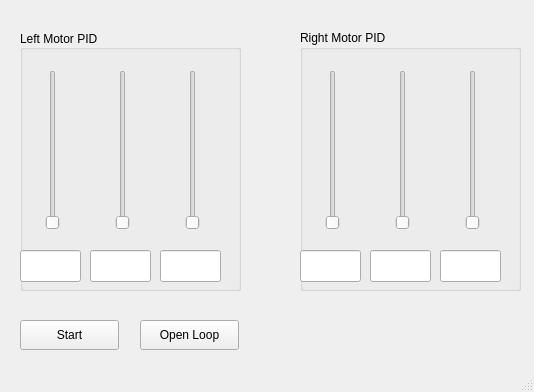
<?xml version="1.0" encoding="UTF-8"?>
<ui version="4.0">
 <class>MainWindow</class>
 <widget class="QMainWindow" name="MainWindow">
  <property name="geometry">
   <rect>
    <x>0</x>
    <y>0</y>
    <width>534</width>
    <height>392</height>
   </rect>
  </property>
  <property name="windowTitle">
   <string>MainWindow</string>
  </property>
  <widget class="QWidget" name="centralWidget">
   <widget class="QPushButton" name="buttonStart">
    <property name="geometry">
     <rect>
      <x>20</x>
      <y>320</y>
      <width>99</width>
      <height>30</height>
     </rect>
    </property>
    <property name="text">
     <string>Start</string>
    </property>
   </widget>
   <widget class="QGroupBox" name="LeftMotorPID">
    <property name="geometry">
     <rect>
      <x>20</x>
      <y>30</y>
      <width>221</width>
      <height>261</height>
     </rect>
    </property>
    <property name="title">
     <string>Left Motor PID</string>
    </property>
    <property name="alignment">
     <set>Qt::AlignLeading|Qt::AlignLeft|Qt::AlignVCenter</set>
    </property>
    <widget class="QLineEdit" name="LDedit">
     <property name="geometry">
      <rect>
       <x>140</x>
       <y>220</y>
       <width>61</width>
       <height>32</height>
      </rect>
     </property>
     <property name="alignment">
      <set>Qt::AlignRight|Qt::AlignTop|Qt::AlignTrailing</set>
     </property>
     <property name="readOnly">
      <bool>true</bool>
     </property>
    </widget>
    <widget class="QSlider" name="LIslider">
     <property name="geometry">
      <rect>
       <x>90</x>
       <y>40</y>
       <width>26</width>
       <height>160</height>
      </rect>
     </property>
     <property name="orientation">
      <enum>Qt::Vertical</enum>
     </property>
    </widget>
    <widget class="QSlider" name="LPslider">
     <property name="geometry">
      <rect>
       <x>20</x>
       <y>40</y>
       <width>26</width>
       <height>160</height>
      </rect>
     </property>
     <property name="orientation">
      <enum>Qt::Vertical</enum>
     </property>
    </widget>
    <widget class="QSlider" name="LDslider">
     <property name="geometry">
      <rect>
       <x>160</x>
       <y>40</y>
       <width>26</width>
       <height>160</height>
      </rect>
     </property>
     <property name="orientation">
      <enum>Qt::Vertical</enum>
     </property>
    </widget>
    <widget class="QLineEdit" name="LIedit">
     <property name="geometry">
      <rect>
       <x>70</x>
       <y>220</y>
       <width>61</width>
       <height>32</height>
      </rect>
     </property>
     <property name="alignment">
      <set>Qt::AlignRight|Qt::AlignTop|Qt::AlignTrailing</set>
     </property>
     <property name="readOnly">
      <bool>true</bool>
     </property>
    </widget>
    <widget class="QLineEdit" name="LPedit">
     <property name="geometry">
      <rect>
       <x>0</x>
       <y>220</y>
       <width>61</width>
       <height>32</height>
      </rect>
     </property>
     <property name="alignment">
      <set>Qt::AlignRight|Qt::AlignTop|Qt::AlignTrailing</set>
     </property>
     <property name="readOnly">
      <bool>true</bool>
     </property>
    </widget>
   </widget>
   <widget class="QGroupBox" name="RightMotor">
    <property name="geometry">
     <rect>
      <x>300</x>
      <y>30</y>
      <width>221</width>
      <height>261</height>
     </rect>
    </property>
    <property name="title">
     <string>Right Motor PID</string>
    </property>
    <widget class="QLineEdit" name="RIedit">
     <property name="geometry">
      <rect>
       <x>70</x>
       <y>220</y>
       <width>61</width>
       <height>32</height>
      </rect>
     </property>
     <property name="alignment">
      <set>Qt::AlignRight|Qt::AlignTop|Qt::AlignTrailing</set>
     </property>
     <property name="readOnly">
      <bool>true</bool>
     </property>
    </widget>
    <widget class="QLineEdit" name="RPedit">
     <property name="geometry">
      <rect>
       <x>0</x>
       <y>220</y>
       <width>61</width>
       <height>32</height>
      </rect>
     </property>
     <property name="alignment">
      <set>Qt::AlignRight|Qt::AlignTop|Qt::AlignTrailing</set>
     </property>
     <property name="readOnly">
      <bool>true</bool>
     </property>
    </widget>
    <widget class="QSlider" name="RPslider">
     <property name="geometry">
      <rect>
       <x>20</x>
       <y>40</y>
       <width>26</width>
       <height>160</height>
      </rect>
     </property>
     <property name="orientation">
      <enum>Qt::Vertical</enum>
     </property>
    </widget>
    <widget class="QLineEdit" name="RDedit">
     <property name="geometry">
      <rect>
       <x>140</x>
       <y>220</y>
       <width>61</width>
       <height>32</height>
      </rect>
     </property>
     <property name="alignment">
      <set>Qt::AlignRight|Qt::AlignTop|Qt::AlignTrailing</set>
     </property>
     <property name="readOnly">
      <bool>true</bool>
     </property>
    </widget>
    <widget class="QSlider" name="RIslider">
     <property name="geometry">
      <rect>
       <x>90</x>
       <y>40</y>
       <width>26</width>
       <height>160</height>
      </rect>
     </property>
     <property name="orientation">
      <enum>Qt::Vertical</enum>
     </property>
    </widget>
    <widget class="QSlider" name="RDslider">
     <property name="geometry">
      <rect>
       <x>160</x>
       <y>40</y>
       <width>26</width>
       <height>160</height>
      </rect>
     </property>
     <property name="orientation">
      <enum>Qt::Vertical</enum>
     </property>
    </widget>
   </widget>
   <widget class="QPushButton" name="buttonOpenLoop">
    <property name="geometry">
     <rect>
      <x>140</x>
      <y>320</y>
      <width>99</width>
      <height>30</height>
     </rect>
    </property>
    <property name="text">
     <string>Open Loop</string>
    </property>
   </widget>
   <zorder>LeftMotorPID</zorder>
   <zorder>buttonStart</zorder>
   <zorder>RightMotor</zorder>
   <zorder>buttonOpenLoop</zorder>
  </widget>
  <widget class="QStatusBar" name="statusBar"/>
 </widget>
 <layoutdefault spacing="6" margin="11"/>
 <resources/>
 <connections/>
</ui>
